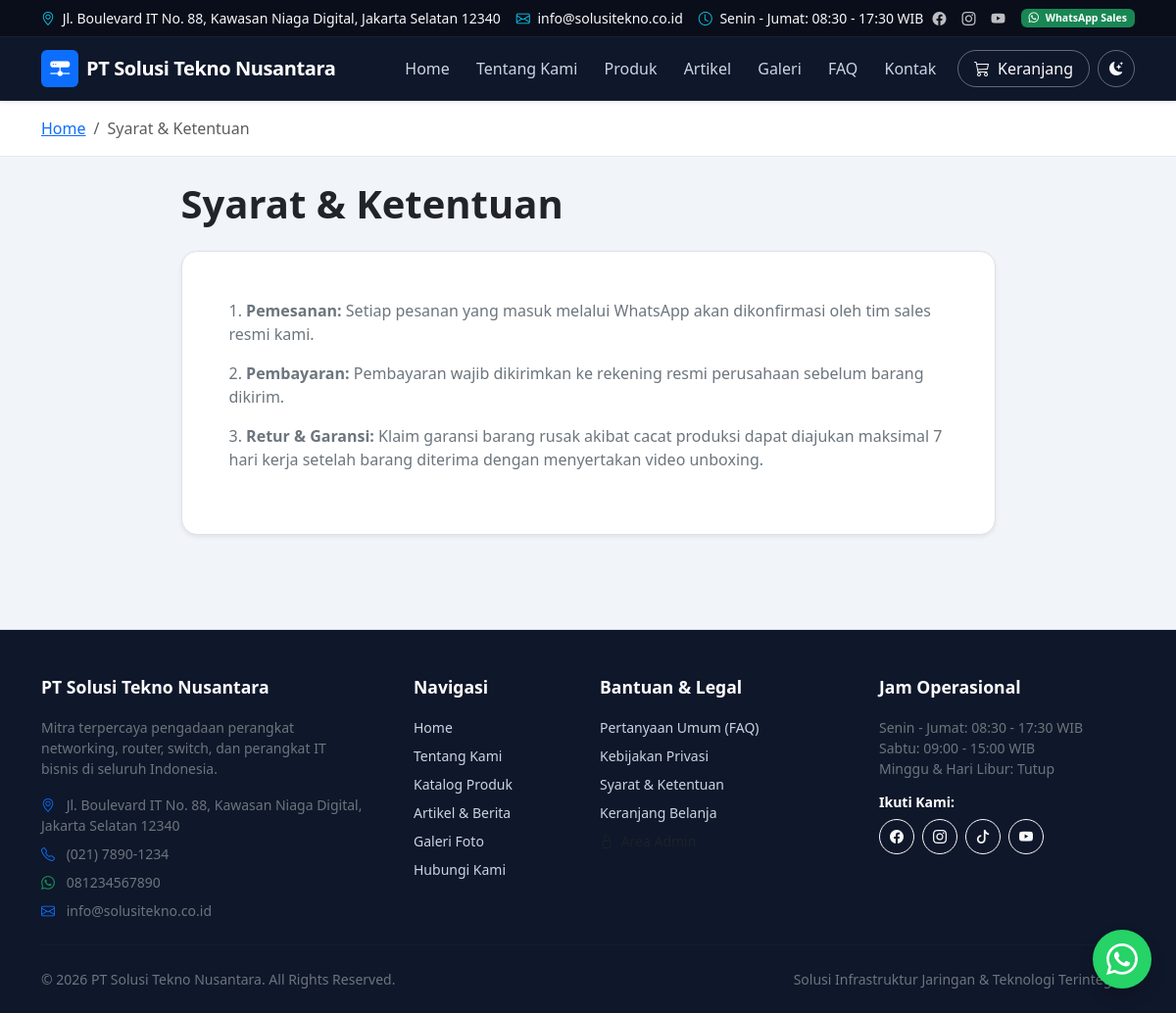
Screenshot of /syarat-ketentuan with the database file from the repository.
### tables this page shows
CREATE TABLE `pages` (
  `id` INT UNSIGNED AUTO_INCREMENT PRIMARY KEY,
  `slug` VARCHAR(100) NOT NULL UNIQUE,
  `title` VARCHAR(200) NOT NULL,
  `content` LONGTEXT NULL,
  `meta_title` VARCHAR(255) NULL,
  `meta_description` TEXT NULL,
  `created_at` DATETIME NOT NULL DEFAULT CURRENT_TIMESTAMP,
  `updated_at` DATETIME NOT NULL DEFAULT CURRENT_TIMESTAMP ON UPDATE CURRENT_TIMESTAMP,
  INDEX `idx_page_slug` (`slug`)
);

### app/controllers/PageController.php (called while the page is built, shortened)
<?php
class PageController extends BaseController
{
    public function terms(): void
    {
        $page = Page::findBySlug('syarat-ketentuan');
        $this->renderView('pages/terms', [
            'title' => $page['title'] ?? 'Syarat & Ketentuan',
            'page' => $page,
        ]);
    }
}

### public/index.php (called while the page is built, shortened)
<?php
spl_autoload_register(function (string $class) {
    $prefixes = [
        'App\\' => dirname(__DIR__) . '/app/',
        'Routes\\' => dirname(__DIR__) . '/routes/',
    ];
    foreach ($prefixes as $prefix => $baseDir) {
        $len = strlen($prefix);
        if (strncmp($prefix, $class, $len) !== 0) {
            continue;
        }
        $relativeClass = substr($class, $len);
        $file = $baseDir . str_replace('\\', '/', $relativeClass) . '.php';
        if (file_exists($file)) {
            return;
        }
        $parts = explode('\\', $relativeClass);
        $className = array_pop($parts);
        $subDir = !empty($parts) ? strtolower(implode('/', $parts)) . '/' : '';
        $fileLowerDir = $baseDir . $subDir . $className . '.php';
        if (file_exists($fileLowerDir)) {
            return;
        }
    }
});
require_once dirname(__DIR__) . '/app/helpers/Env.php';
require_once dirname(__DIR__) . '/app/helpers/Sanitizer.php';
require_once dirname(__DIR__) . '/app/helpers/UrlHelper.php';
require_once dirname(__DIR__) . '/app/helpers/functions.php';
$config = require dirname(__DIR__) . '/config/config.php';
\Routes\Router::dispatch();

### app/helpers/Env.php (called while the page is built, shortened)
<?php
class Env
{
    public static function get(string $key, mixed $default = null): mixed
    {
        if (isset($_ENV[$key])) {
            return $_ENV[$key];
        }
        return $default;
    }
}

### config/config.php (called while the page is built, shortened)
<?php
return [
    'app' => [
        'name' => Env::get('APP_NAME', 'Solusi Tekno Nusantara'),
        'version' => '1.0.0',
        'env' => Env::get('APP_ENV', 'production'),
        'debug' => (bool) Env::get('APP_DEBUG', false),
        'url' => rtrim((string) Env::get('APP_URL', 'http://localhost:8000'), '/'),
        'timezone' => 'Asia/Jakarta',
        'locale' => 'id_ID',
        'currency' => 'Rp',
    ],
    'paths' => [
        'root' => dirname(__DIR__),
        'app' => dirname(__DIR__) . '/app',
        'public' => dirname(__DIR__) . '/public',
        'uploads' => dirname(__DIR__) . '/public/uploads',
        'storage' => dirname(__DIR__) . '/storage',
        'logs' => dirname(__DIR__) . '/storage/logs',
        'views' => dirname(__DIR__) . '/app/views',
    ],
    'upload' => [
        'max_size_mb' => (int) Env::get('MAX_UPLOAD_SIZE_MB', 5),
        'allowed_extensions' => explode(',', (string) Env::get('ALLOWED_EXTENSIONS', 'jpg,jpeg,png,webp')),
        'allowed_mimes' => [
            'image/jpeg',
            'image/png',
            'image/webp',
        ],
    ],
    'session' => [
        'lifetime' => 7200,
        'cookie_httponly' => true,
        'cookie_samesite' => 'Lax',
    ],
];

### app/helpers/UrlHelper.php (called while the page is built, shortened)
<?php
class UrlHelper
{
    private static ?string $baseUrl = null;
    public static function getBaseUrl(): string
    {
        if (self::$baseUrl === null) {
            $config = require dirname(__DIR__, 2) . '/config/config.php';
            $configuredUrl = rtrim((string) ($config['app']['url'] ?? ''), '/');
            if (!empty($_SERVER['HTTP_HOST'])) {
                if (!empty($configuredUrl) && !str_contains($configuredUrl, 'localhost')) {
                    self::$baseUrl = $configuredUrl;
                } else {
                    $protocol = (!empty($_SERVER['HTTPS']) && $_SERVER['HTTPS'] !== 'off')
                        || (isset($_SERVER['HTTP_X_FORWARDED_PROTO']) && $_SERVER['HTTP_X_FORWARDED_PROTO'] === 'https')
                        ? 'https' : 'http';
                    self::$baseUrl = "{$protocol}://{$_SERVER['HTTP_HOST']}";
                }
            } else {
                self::$baseUrl = !empty($configuredUrl) ? $configuredUrl : 'http://localhost:8000';
            }
        }
        return self::$baseUrl;
    }
    public static function base(string $path = ''): string
    {
        $base = self::getBaseUrl();
        $path = ltrim($path, '/');
        return $path === '' ? $base : "{$base}/{$path}";
    }
}

### app/helpers/Database.php (called while the page is built, shortened)
<?php
class Database
{
    private static ?PDO $instance = null;
    public static function getConnection(): PDO
    {
        if (self::$instance === null) {
            $config = require dirname(__DIR__, 2) . '/config/database.php';
            $dbConfig = $config['connections'][$config['default']];
            $dsn = sprintf(
                '%s:host=%s;port=%d;dbname=%s;charset=%s',
                $dbConfig['driver'],
                $dbConfig['host'],
                $dbConfig['port'],
                $dbConfig['database'],
                $dbConfig['charset']
            );
            try {
                self::$instance = new PDO(
                    $dsn,
                    $dbConfig['username'],
                    $dbConfig['password'],
                    $dbConfig['options']
                );
            } catch (PDOException $e) {
                self::logError($e->getMessage());
                throw new RuntimeException('Koneksi database gagal. Silakan periksa konfigurasi .env atau database.sql.');
            }
        }
        return self::$instance;
    }
}

### app/models/BaseModel.php (called while the page is built, shortened)
<?php
abstract class BaseModel
{
    protected static function db(): PDO
    {
        return Database::getConnection();
    }
    public static function query(string $sql, array $params = []): PDOStatement
    {
        $stmt = self::db()->prepare($sql);
        $stmt->execute($params);
        return $stmt;
    }
    public static function fetch(string $sql, array $params = []): ?array
    {
        $stmt = self::query($sql, $params);
        $result = $stmt->fetch();
        return $result ?: null;
    }
}

### app/models/Page.php (called while the page is built, shortened)
<?php
class Page extends BaseModel
{
    public static function findBySlug(string $slug): ?array
    {
        return self::fetch("SELECT * FROM `pages` WHERE `slug` = :slug LIMIT 1", [':slug' => $slug]);
    }
}

### app/helpers/Sanitizer.php (called while the page is built, shortened)
<?php
class Sanitizer
{
    public static function e(?string $string): string
    {
        return htmlspecialchars((string) $string, ENT_QUOTES | ENT_SUBSTITUTE, 'UTF-8');
    }
}

### app/helpers/functions.php (called while the page is built, shortened)
<?php
if (!function_exists('e')) {
    function e(?string $string): string
    {
        return Sanitizer::e($string);
    }
}

### app/views/pages/terms.php (the view, shortened to what this page needs)
<div class="bg-light py-3 border-bottom mb-4">
    <div class="container">
        <nav aria-label="breadcrumb">
            <ol class="breadcrumb mb-0 small">
                <li class="breadcrumb-item"><a href="<?= UrlHelper::base() ?>">Home</a></li>
                <li class="breadcrumb-item active" aria-current="page">Syarat & Ketentuan</li>
            </ol>
        </nav>
    </div>
</div>
<div class="container pb-5">
    <div class="row justify-content-center">
        <div class="col-lg-9">
            <h1 class="fw-bold text-dark mb-4"><?= e($page['title'] ?? 'Syarat & Ketentuan') ?></h1>
            <div class="card border rounded-4 p-4 p-lg-5 shadow-sm leading-relaxed text-secondary">
                <?= $page['content'] ?? '' ?>
            </div>
        </div>
    </div>
</div>

### routes/Router.php (shortened to what this page needs)
<?php
class Router
{
    private static array $routes = [];
    private static function addRoute(string $method, string $path, string $handler): void
    {
        $path = '/' . trim($path, '/');
        $pattern = preg_replace('/\{([a-zA-Z0-9_]+)\}/', '(?P<$1>[^/]+)', $path);
        $regex = '#^' . $pattern . '$#i';
        self::$routes[] = [
            'method' => strtoupper($method),
            'path' => $path,
            'regex' => $regex,
            'handler' => $handler,
        ];
    }
    public static function dispatch(): void
    {
        $requestMethod = $_SERVER['REQUEST_METHOD'] ?? 'GET';
        $requestUri = parse_url($_SERVER['REQUEST_URI'] ?? '/', PHP_URL_PATH);
        $config = require dirname(__DIR__) . '/config/config.php';
        $requestUri = '/' . trim($requestUri, '/');
        foreach (self::$routes as $route) {
            if ($route['method'] !== $requestMethod && $route['method'] !== 'ANY') {
                continue;
            }
            if (preg_match($route['regex'], $requestUri, $matches)) {
                $params = array_filter($matches, 'is_string', ARRAY_FILTER_USE_KEY);
                self::executeHandler($route['handler'], $params);
                return;
            }
        }
    }
    private static function executeHandler(string $handler, array $params): void
    {
        [$controllerName, $action] = explode('@', $handler);
        $controller = new $fullControllerClass();
        call_user_func_array([$controller, $action], $params);
    }
}

### public/assets/css/style.css (style rules this page uses)
:root, [data-bs-theme="light"] { --primary-color: #0d6efd; --primary-hover: #0b5ed7; --secondary-color: #198754; --dark-color: #1a202c; --light-bg: #f1f5f9; --card-border: #e2e8f0; --text-muted: #64748b; --wa-green: #25d366; --wa-hover: #1ebd5a; --font-base: 'Segoe UI', system-ui, -apple-system, Roboto, 'Helvetica Neue', Arial, sans-serif; --bs-body-bg: #f1f5f9; --bs-body-bg-rgb: 241, 245, 249; --bs-body-color: #1e293b; --bs-card-bg: #ffffff; }
body { font-family: var(--font-base); color: #1e293b; background-color: #f1f5f9; display: flex; flex-direction: column; min-height: 100vh; }
[data-bs-theme="light"] body { background-color: #f1f5f9; color: #1e293b; }
.card { background-color: #ffffff; border-color: #e2e8f0; }
.bg-light.border-bottom { background-color: #ffffff !important; border-color: #e2e8f0 !important; }

### rows the page displays
pages: title "Syarat & Ketentuan", content "1. Pemesanan: Setiap pesanan yang masuk melalui WhatsApp akan dikonfirmasi oleh tim sales resmi kami. 2. Pembayaran: Pembayaran wajib dikirimkan ke rekening resmi perusahaan sebelum barang dikirim. 3. Retur & Garansi: Klaim garansi barang rusak akibat cacat produksi dapat diajukan maksimal 7 hari kerja setelah barang diterima dengan menyertakan video unboxing."

### other values shown
$settings['company_address'] "Jl. Boulevard IT No. 88, Kawasan Niaga Digital, Jakarta Selatan 12340"
$companyEmail "info@solusitekno.co.id"
explode("\n", $companyHours)[0] "Senin - Jumat: 08:30 - 17:30 WIB"
$companyName "PT Solusi Tekno Nusantara"
$footerText "Mitra terpercaya pengadaan perangkat networking, router, switch, dan perangkat IT bisnis di seluruh Indonesia."
$companyAddress "Jl. Boulevard IT No. 88, Kawasan Niaga Digital, Jakarta Selatan 12340"
$companyPhone "(021) 7890-1234"
$companyWa "081234567890"
$settings['company_hours'] "Senin - Jumat: 08:30 - 17:30 WIB Sabtu: 09:00 - 15:00 WIB Minggu & Hari Libur: Tutup"
$footerTagline "Solusi Infrastruktur Jaringan & Teknologi Terintegrasi"
